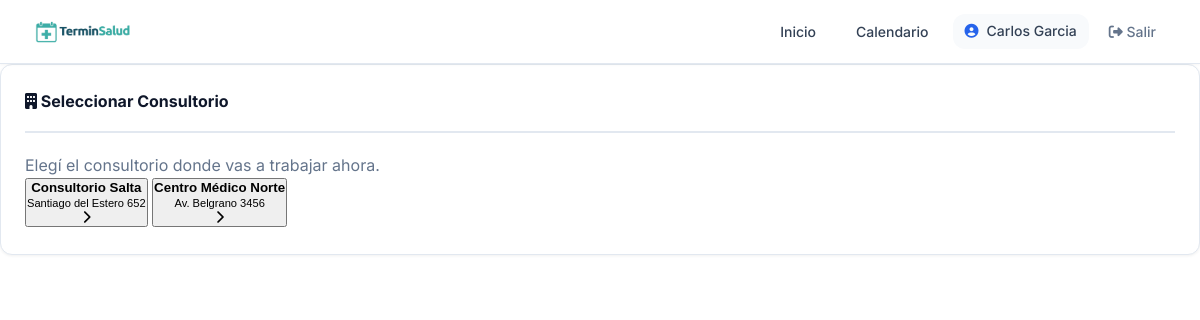
The page /seleccionar-consultorio/ (signed in) on the database its author committed.
### usuarios/models.py (models this page shows, shortened)
class Usuario(AbstractUser):
    ROLES = [
        ('admin', 'Administrador'),
        ('profesional', 'Profesional'),
        ('secretaria', 'Secretaría'),
        ('paciente', 'Paciente'),
    ]
    rol = models.CharField(max_length=20, choices=ROLES, default='paciente')
    telefono = models.CharField(max_length=20, blank=True)
    establecimiento = models.ForeignKey(
    'establecimientos.Establecimiento',
    on_delete=models.SET_NULL,
    null=True,
    blank=True,
    verbose_name='Establecimiento'
)
    class Meta:
        verbose_name = 'Usuario'
        verbose_name_plural = 'Usuarios'

### establecimientos/models.py (models this page shows, shortened)
class Establecimiento(ModeloBase):
    nombre = models.CharField(max_length=200, verbose_name='Nombre')
    direccion = models.CharField(max_length=200, verbose_name='Dirección')
    telefono = models.CharField(max_length=20, verbose_name='Teléfono')
    email = models.EmailField(verbose_name='Email')
    cuit = models.CharField(max_length=13, verbose_name='CUIT')
    logo = models.ImageField(upload_to='logos/', blank=True, verbose_name='Logo')
    logo_oscuro = models.ImageField(upload_to='logos/', blank=True, null=True, verbose_name='Logo para Fondo Oscuro')
    class Meta:
        verbose_name = 'Establecimiento'
        verbose_name_plural = 'Establecimientos'

### core_app/views.py (the view, shortened to what this page needs)
# urls.py: path('seleccionar-consultorio/', views.seleccionar_consultorio, name='seleccionar_consultorio'),
@login_required
def seleccionar_consultorio(request):
    if request.user.rol != 'profesional':
        return redirect('home')
    profesional = get_object_or_404(Profesional, usuario=request.user)
    establecimientos = profesional.establecimientos.filter(activo=True)
    return render(request, 'core_app/seleccionar_consultorio.html', {
        'establecimientos': establecimientos,
    })

### core_app/context_processors.py (called while the page is built)
def cliente_global(request):
    cliente = None
    cliente_slug = request.resolver_match.kwargs.get('cliente_slug') if request.resolver_match else None
    if cliente_slug:
        cliente = ClienteSaaS.objects.filter(slug=cliente_slug, activo=True).first()
        if cliente:
            request.session['cliente_slug'] = cliente_slug
    else:
        slug_session = request.session.get('cliente_slug')
        if slug_session:
            cliente = ClienteSaaS.objects.filter(slug=slug_session, activo=True).first()
    return {'cliente': cliente}

### core_app/templates/core_app/seleccionar_consultorio.html (shortened to what this page needs)
{% extends 'core_app/base.html' %}
{% load static %}
{% block content %}
<div class="container mt-5">
    <div class="row justify-content-center">
        <div class="col-md-6">
            <div class="card shadow">
                <div class="card-header bg-primary text-white">
                    <h4 class="mb-0"><i class="fas fa-building"></i> Seleccionar Consultorio</h4>
                </div>
                <div class="card-body">
                    <p class="text-muted">Elegí el consultorio donde vas a trabajar ahora.</p>
                    {% if establecimientos %}
                        <form method="post">
                            <div class="list-group">
                                {% for est in establecimientos %}
                                    <button type="submit" name="cliente_slug" value="{{ est.cliente_slug }}" class="list-group-item list-group-item-action d-flex justify-content-between align-items-center">
                                        <div>
                                            <strong>{{ est.nombre }}</strong><br>
                                            <small>{{ est.direccion }}</small>
                                        </div>
                                        <i class="fas fa-chevron-right"></i>
                                    </button>
                                {% endfor %}
                            </div>
                        </form>
                    {% else %}
                        <div class="alert alert-warning">No tenés consultorios asignados.</div>
                    {% endif %}
                </div>
            </div>
        </div>
    </div>
</div>
{% endblock %}

### core_app/templates/core_app/base.html (shortened to what this page needs)
<!DOCTYPE html>
<html lang="es">
<head>
    <link rel="stylesheet" href="https://cdnjs.cloudflare.com/ajax/libs/font-awesome/6.4.0/css/all.min.css">
    {% load static %}
    <link rel="stylesheet" href="{% static 'css/core/base.css' %}">
    <link rel="stylesheet" href="{% static 'css/themes/default.css' %}" id="theme-css">
    <link rel="stylesheet" href="{% static 'css/core/layout.css' %}">
    <link rel="stylesheet" href="{% static 'css/core/components.css' %}">
</head>
<body>
    <nav class="navbar">
        <a href="{% url 'home' %}" class="navbar-brand">
            <img src="{% static 'img/TerminSalud.png' %}" alt="TerminSalud" class="logo-theme-light" height="30">
        </a>
        <ul class="navbar-nav">
            <li><a href="{% url 'home' %}" class="nav-link {% if request.resolver_match.url_name == 'home' %}active{% endif %}">Inicio</a></li>
            {% if user.is_authenticated %}
                {% if user.rol == 'profesional' %}
                    <li><a href="{% url 'calendario_semanal' %}" class="nav-link">Calendario</a></li>
                {% elif user.rol == 'secretaria' %}
                    <li><a href="{% url 'calendario_semanal' %}" class="nav-link">Calendario</a></li>
                {% endif %}
                <li>
                    <span class="nav-user">
                        <i class="fas fa-user-circle"></i>
                        {{ user.get_full_name|default:user.username }}
                    </span>
                </li>
                <li>
                    <form method="post" action="{% url 'logout' %}" style="display: inline;">
                        <button type="submit" class="btn-logout">
                            <i class="fas fa-sign-out-alt"></i> Salir
                        </button>
                    </form>
                </li>
            {% else %}
                <li><a href="{% url 'login' %}" class="btn btn-sm">Ingresar</a></li>
            {% endif %}
        </ul>
    </nav>
    <div class="container">
        {% block content %}{% endblock %}
    </div>
</body>
</html>

### static/css/core/base.css (style rules this page uses)
:root { --primary: #2563eb; --primary-dark: #1d4ed8; --primary-light: #dbeafe; --success: #059669; --success-light: #d1fae5; --warning: #d97706; --warning-light: #fef3c7; --danger: #dc2626; --danger-light: #fee2e2; --info: #0891b2; --info-light: #cffafe; --white: #ffffff; --gray-50: #f9fafb; --gray-100: #f3f4f6; --gray-200: #e5e7eb; --gray-300: #d1d5db; --gray-400: #9ca3af; --gray-500: #6b7280; --gray-600: #4b5563; --gray-700: #374151; --gray-800: #1f2937; --gray-900: #111827; --text-main: #1f2937; --text-secondary: #4b5563; --text-muted: #9ca3af; --bg-body: #ffffff; --bg-card: #ffffff; --bg-alt: #f8fafc; --border-color: #e5e7eb; --shadow-sm: 0 1px 2px 0 rgba(0, 0, 0, 0.05); --shadow: 0 1px 3px 0 rgba(0, 0, 0, 0.1), 0 1px 2px -1px rgba(0, 0, 0, 0.1); --shadow-md: 0 4px 6px -1px rgba(0, 0, 0, 0.1), 0 2px 4px -2px rgba(0, 0, 0, 0.1); --shadow-lg: 0 10px 15px -3px rgba(0, 0, 0, 0.1), 0 4px 6px -4px rgba(0, 0, 0, 0.1); --radius-sm: 6px; --radius: 8px; --radius-lg: 12px; --radius-xl: 16px; --radius-full: 9999px; --sacar-input-bg: #ffffff; --sacar-input-text: #1e293b; --sacar-input-border: #cbd5e1; --sacar-dia-bg: #ffffff; --sacar-dia-text: #1e293b; --sacar-dia-border: #e2e8f0; --sacar-dia-selected-bg: #eff6ff; --sacar-dia-selected-border: #3b82f6; --sacar-dia-selected-text: #1d4ed8; --sacar-consultorio-bg: #f0fdf4; --sacar-consultorio-text: #065f46; --sacar-consultorio-border: #bbf7d0; --diagnostic-bg: #f0fdf4; --diagnostic-text: #166534; --diagnostic-text-strong: #15803d; --medication-bg: #fef3c7; --medication-text: #78350f; --medication-text-strong: #92400e; --medication-text-muted: #92400e; --warning-bg: #fff3cd; --warning-border: #ffc107; --warning-text: #856404; }
* { margin: 0; padding: 0; box-sizing: border-box; }
body { font-family: 'Inter', -apple-system, BlinkMacSystemFont, 'Segoe UI', sans-serif; background-color: var(--bg-body); color: var(--text-main); line-height: 1.6; -webkit-font-smoothing: antialiased; }
a { color: var(--primary); text-decoration: none; }
img { max-width: 100%; height: auto; }
.text-muted { color: var(--text-muted); }
.mb-0 { margin-bottom: 0; }
.logo-theme-light { display: inline-block !important; }
.navbar-brand { display: flex; align-items: center; gap: 10px; }
.navbar-brand .logo-theme-light, .navbar-brand .logo-theme-dark { max-height: 30px; }

### static/css/themes/default.css (style rules this page uses)
:root { --primary: var(--custom-primary, #2563eb); --primary-dark: var(--custom-primary-dark, #1d4ed8); --primary-light: #eff6ff; --success: #059669; --success-light: #ecfdf5; --warning: #d97706; --warning-light: #fffbeb; --danger: #dc2626; --danger-light: #fef2f2; --info: #0891b2; --info-light: #ecfeff; --text: var(--text-main); --bg-body: #ffffff; --bg-card: #ffffff; --bg-alt: #f8fafc; --text-main: #0f172a; --text-secondary: #334155; --text-muted: #64748b; --border-color: #e2e8f0; --navbar-bg: #ffffff; --navbar-border: #e2e8f0; --navbar-shadow: 0 1px 3px rgba(0,0,0,0.04); --navbar-brand-color: #0f172a; --navbar-link-color: #334155; --navbar-link-hover-bg: #eff6ff; --navbar-link-hover-color: var(--primary); --navbar-user-bg: #f8fafc; --navbar-user-color: #334155; --footer-bg: #0f172a; --footer-text: #94a3b8; --footer-border: rgba(255,255,255,0.1); --footer-heading-color: #ffffff; --footer-link-color: #93c5fd; --footer-link-hover-color: #bfdbfe; --whatsapp-bg: #25D366; --whatsapp-color: #ffffff; --hero-btn-bg: #ffffff; --hero-btn-color: #0f172a; --tag-bg: #d1fae5; --tag-color: #065f46; --tag-os-bg: #ede9fe; --tag-os-color: #5b21b6; --white: #ffffff; --gray-50: #f8fafc; --gray-100: #f1f5f9; --gray-200: #e2e8f0; --gray-300: #cbd5e1; --gray-400: #94a3b8; --gray-500: #64748b; --gray-600: #475569; --gray-700: #334155; --gray-800: #1e293b; --gray-900: #0f172a; --shadow-sm: 0 1px 2px rgba(0,0,0,0.04); --shadow: 0 1px 3px rgba(0,0,0,0.06); --shadow-md: 0 4px 6px rgba(0,0,0,0.06); --shadow-lg: 0 10px 15px rgba(0,0,0,0.08); }
:root { --primary: var(--custom-primary, #2563eb); --primary-dark: var(--custom-primary-dark, #1d4ed8); }

### rows shown on the page
Usuario: get_full_name "Carlos Garcia"
Establecimiento: nombre "Consultorio Salta", direccion "Santiago del Estero 652"
Establecimiento: nombre "Centro Médico Norte", direccion "Av. Belgrano 3456"
